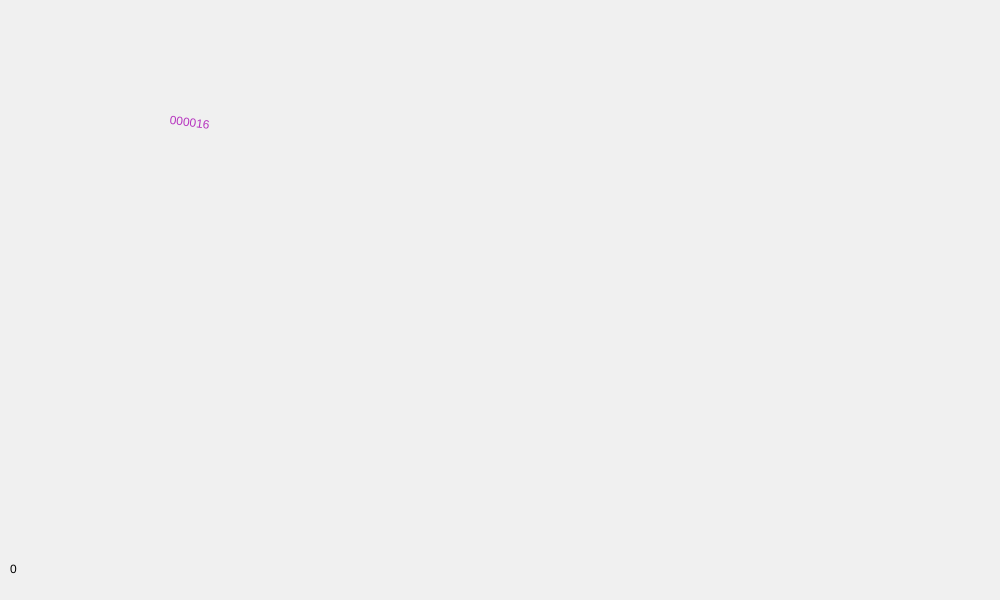
Frame 1 (no input)
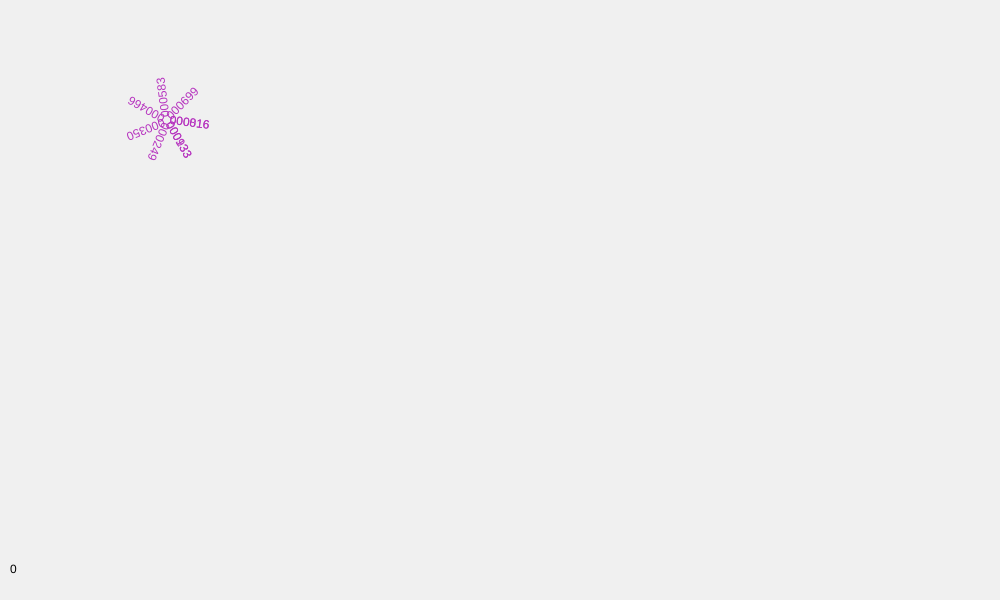
Frame 60 (no input)
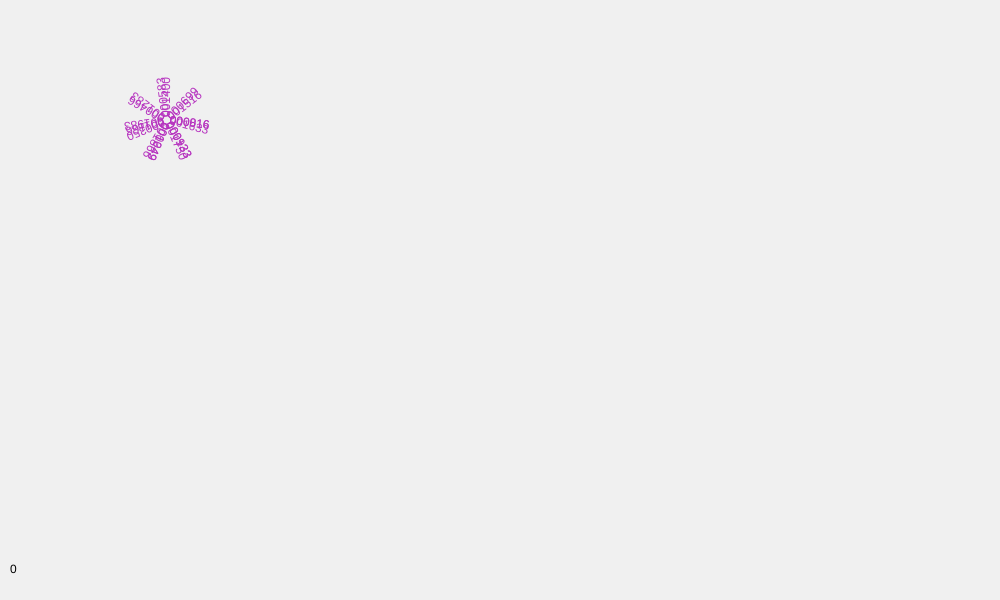
Frame 120 (the mouse pressed at the canvas centre since frame 60)

The p5.js sketch that drew these frames (run headless with seeded random() and noise() and a simulated clock; from frame 60 on, the mouse is pressed at the canvas centre):

// p5.js sketch
// ── sketch.js
/*
Asterisk Painting by John P.Bell (http://www.johnpbell.com/asterisk-painting/)
Original code in Processing: https://tinyurl.com/AsteriskPainting
Port to p5js and modified by Winnie Soon with comment notes,
last update: 25 Aug 2020

changes log:
1. The color mode has been changed to a variable
as the push/pop function will restore the previous fill color state.
2. Remove font
3. change the bg color
4. add text size
5. remove load signature image
6. change the canvas size and corresponding no. of asterisk
7. display a counter on the bottom left corner and in black color
8. Add extensive comments
9. return a random no in integer
*/

let xDim = 1000;  //canvas size-width
let yDim = 600;   //canvas size-height
let timer = 0;
let speed = 100;  //the speed of rotating , default 100
let maxSentences = 77;  //original: 77
let sentences = 0;
let xPos = [1, 2, 3, 4, 5]; //original: 8 columns
let yPos = [1, 2, 3, 4]; //original: 5 rows
let xCtr = 0;
let yCtr = 0;
let waitTime = 10000;
let itr = 0; // no. of iteration
let milliStart = 0;
let currentMillis;
let fillColor;

function setup(){
  createCanvas(xDim, yDim);
  background(240);
  /*calculate the x-position of each asterisk as
  an array (xPos[]) that starts with an array index[0]*/
  for(let i=0; i <xPos.length; i++) {
    xPos[i] = xPos[i] * (xDim / (xPos.length+1));
  }
  /*calculate the y-position of each asterisk as
  an array (ypos[]) that starts with an array index[0]*/
  for(let i=0; i <yPos.length; i++) {
    yPos[i] = yPos[i] * (yDim / (yPos.length+1));
  }
  fill(0);  //counter color at the bottom left
  textAlign(LEFT, CENTER);
  text(itr, 10, yDim-30); //display counter
  fillColor = color(
    floor(random(0, 255)),floor(random(0, 255)),floor(random(0, 255))
  );
}

function draw(){
     //millis means millsecond since starting the program, like frameCount
     currentMillis = floor(millis() - milliStart);
     if(currentMillis > timer){
       push()
       translate(xPos[xCtr], yPos[yCtr]);  //rows and cols
       rotate(radians((360/8)* (millis()/speed)));  //rotate in itself
       timer = currentMillis + speed; //the time for the next loop
       textSize(12);
       fill(fillColor);
       /* about the time string written in the form of an asterisk,
       and it starts with 0 always.
       nf:format numbers into strings and adds zeros in front
       [https://p5js.org/reference/#/p5/nf]
       3 digits in front and 0 digit after the decimal. */
       text(nf(currentMillis, 6), 3, 0);
       sentences++;
       if(sentences >= maxSentences){  //reach the max for each asterisk
         xCtr++;  //move to next array
         //meet max cols, and need to go to next row
         if(xCtr >= xPos.length) {
           xCtr = 0;
           yCtr++;  //next row
           /* the program reaches the max no. of rows on a screen
           (i.e after reaching the no. of max cols);
           the screen is filled > reset everything and update the counter*/
           if(yCtr >= yPos.length){
             yCtr = 0;
             background(240);
             //add counter (iteration)
             itr++;
             pop();
             //counter's display color
             fill(0);
             //change the counter display again
             text(itr, 10, yDim-30);
             //wait for next round for starting the first asterisk
             let wait = floor(millis() + waitTime);
             while(millis() < wait){}
             //reset the starting time
             milliStart = millis();
            //reset the timer
             timer = 0;
             push();
           }
         }
        sentences = 0;
        fillColor = color(
          floor(random(0,255)),floor(random(0,255)),floor(random(0,255))
        );
       }
       pop();  //restore previous state
     }
}
